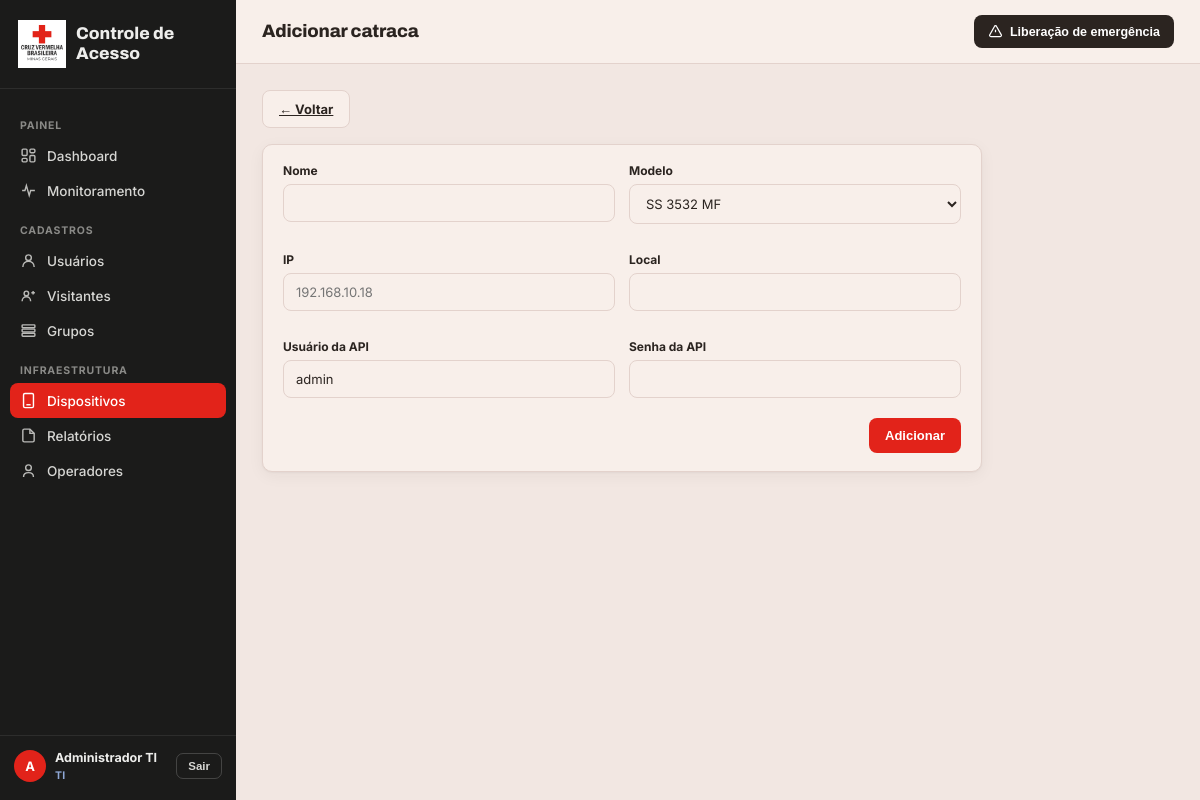
The app's page /dispositivos/novo (signed in) with its own data.
### models.py (models this page shows, shortened)
class Operador(db.Model):
    __tablename__ = "operadores"
    id = db.Column(db.Integer, primary_key=True)
    login = db.Column(db.String(60), unique=True, nullable=False)
    nome = db.Column(db.String(120), nullable=False)
    perfil = db.Column(db.String(20), nullable=False, default="portaria")
    senha_hash = db.Column(db.String(255), nullable=False)
    ativo = db.Column(db.Boolean, nullable=False, default=True)
    trocar_senha = db.Column(db.Boolean, nullable=False, default=True)
    @property
    def eh_ti(self):
        return self.perfil == "ti"

### app.py (the view, shortened to what this page needs)
@app.route("/dispositivos/novo", methods=["GET", "POST"])
@ti_required
def dispositivo_novo():
    return render_template("dispositivo_form.html", titulo="Adicionar catraca", sub="", form=request.form)

### app.py (called while the page is built)
@app.before_request
def carregar_operador():
    g.op = None
    if session.get("op_id"):
        op = db.session.get(Operador, session["op_id"])
        if op and op.ativo:
            g.op = op
        else:
            session.clear()

@app.before_request
def csrf_protect():
    if "csrf" not in session:
        session["csrf"] = secrets.token_hex(16)
    if request.method == "POST":
        token = request.form.get("_csrf") or request.headers.get("X-CSRF")
        if not token or not secrets.compare_digest(token, session["csrf"]):
            abort(400, "Token CSRF inválido")

@app.before_request
def forcar_troca_senha():
    if g.op and g.op.trocar_senha and request.endpoint not in ("trocar_senha", "logout", "static"):
        return redirect(url_for("trocar_senha"))

@app.after_request
def security_headers(resp):
    resp.headers["X-Content-Type-Options"] = "nosniff"
    resp.headers["X-Frame-Options"] = "DENY"
    resp.headers["Referrer-Policy"] = "same-origin"
    resp.headers["Permissions-Policy"] = "camera=(self), microphone=(), geolocation=()"
    resp.headers["Content-Security-Policy"] = (
        "default-src 'self'; img-src 'self' data: blob:; media-src 'self' blob:; "
        "style-src 'self' 'unsafe-inline' https://fonts.googleapis.com; "
        "font-src https://fonts.gstatic.com; script-src 'self' 'unsafe-inline'; frame-ancestors 'none'")
    if config.HTTPS_ENABLED:
        resp.headers["Strict-Transport-Security"] = "max-age=31536000"
    return resp

def login_required(f):
    @wraps(f)
    def w(*a, **k):
        if not g.op:
            return redirect(url_for("login", next=request.path))
        return f(*a, **k)
    return w

def ti_required(f):
    @wraps(f)
    @login_required
    def w(*a, **k):
        if not g.op.eh_ti:
            abort(403)
        return f(*a, **k)
    return w

@app.context_processor
def inject():
    return {"op": getattr(g, "op", None), "csrf": session.get("csrf", ""),
            "mock": config.DEVICE_DRIVER == "mock", "formatar_cpf": formatar_cpf}

### templates/dispositivo_form.html (shortened to what this page needs)
{% extends 'base.html' %}
{% block content %}
<div class="toolbar"><a class="btn secondary" href="{{ url_for('dispositivos') }}">← Voltar</a></div>
<form method="post" class="panel" style="max-width:720px">
  <div class="field-grid">
    <div class="field"><label>Nome</label><input name="nome" required value="{{ form.get('nome', '') }}"></div>
    <div class="field"><label>Modelo</label><select name="modelo"><option>SS 3532 MF</option><option>SS 3532 MF W</option></select></div>
    <div class="field"><label>IP</label><input name="ip" required value="{{ form.get('ip', '') }}" placeholder="192.168.10.18"></div>
    <div class="field"><label>Local</label><input name="local" value="{{ form.get('local', '') }}"></div>
    <div class="field"><label>Usuário da API</label><input name="usuario_api" value="{{ form.get('usuario_api', 'admin') }}"></div>
    <div class="field"><label>Senha da API</label><input name="senha_api" type="password" autocomplete="new-password"></div>
  </div>
  <footer class="form-actions"><button class="btn">Adicionar</button></footer>
</form>
{% endblock %}

### templates/base.html (shortened to what this page needs)
<!DOCTYPE html>
<html lang="pt-BR">
<head>
<link rel="stylesheet" href="{{ url_for('static', filename='style.css') }}">
</head>
<body>
{% macro nav(endpoint, label, icon, prefix=None) %}
  <a class="nav-item {{ 'active' if (request.path == url_for(endpoint) or (endpoint != 'home' and request.path.startswith(url_for(endpoint)))) else '' }}" href="{{ url_for(endpoint) }}">
    <svg viewBox="0 0 24 24" fill="none" stroke="currentColor" stroke-width="2">{{ icon|safe }}</svg><span>{{ label }}</span>
  </a>
{% endmacro %}
<aside class="sidebar">
  <div class="sidebar-brand">
    <img src="{{ url_for('static', filename='logo.webp') }}" alt="CVBMG">
    <div class="txt"><b>Controle de Acesso</b></div>
  </div>
  <nav>
    {% if op.eh_ti %}
    <div class="nav-label">Painel</div>
    {{ nav('home','Dashboard','<rect x="3" y="3" width="7" height="9" rx="1.5"/><rect x="14" y="3" width="7" height="5" rx="1.5"/><rect x="14" y="12" width="7" height="9" rx="1.5"/><rect x="3" y="16" width="7" height="5" rx="1.5"/>', '/__home') }}
    {{ nav('monitoramento','Monitoramento','<path d="M3 12h4l2-7 4 14 2-7h6"/>') }}
    {% endif %}
    <div class="nav-label">Cadastros</div>
    {{ nav('usuarios','Usuários','<circle cx="12" cy="8" r="4"/><path d="M4 21c0-4.4 3.6-8 8-8s8 3.6 8 8"/>') }}
    {{ nav('visitantes','Visitantes','<circle cx="9" cy="9" r="3.2"/><path d="M3 20c0-3.5 2.7-6.2 6-6.2s6 2.7 6 6.2"/><path d="M16 8h5M18.5 5.5v5"/>') }}
    {% if op.eh_ti %}
    {{ nav('grupos','Grupos','<rect x="3" y="4" width="18" height="4" rx="1"/><rect x="3" y="10" width="18" height="4" rx="1"/><rect x="3" y="16" width="18" height="4" rx="1"/>') }}
    <div class="nav-label">Infraestrutura</div>
    {{ nav('dispositivos','Dispositivos','<rect x="5" y="2" width="14" height="20" rx="2"/><path d="M9 18h6"/>') }}
    {% endif %}
    {{ nav('relatorios','Relatórios','<path d="M14 3H6a2 2 0 00-2 2v14a2 2 0 002 2h12a2 2 0 002-2V9z"/><path d="M14 3v6h6"/>') }}
    {% if op.eh_ti %}
    {{ nav('operadores','Operadores','<circle cx="12" cy="8" r="4"/><path d="M5 21c0-4 3-6 7-6s7 2 7 6"/>') }}
    {% endif %}
  </nav>
  <div class="sidebar-foot">
    <div class="op-avatar">{{ op.nome[:1]|upper }}</div>
    <div class="op-meta"><b>{{ op.nome }}</b><span>{{ 'TI' if op.eh_ti else 'PORTARIA' }}</span></div>
    <form method="post" action="{{ url_for('logout') }}"><input type="hidden" name="_csrf" value="{{ csrf }}"><button class="logout-btn">Sair</button></form>
  </div>
</aside>
<div class="main">
  <div class="topbar">
    <div><h1>{{ titulo }}</h1><div class="sub">{{ sub }}</div></div>
    {% if op.eh_ti %}
    <form method="post" action="{{ url_for('emergencia') }}" onsubmit="return confirm('Liberar TODAS as catracas agora?')">
      <button class="emergency-btn"><svg viewBox="0 0 24 24" fill="none" stroke="currentColor" stroke-width="2"><path d="M12 9v4M12 17h.01M10.3 3.9L2.7 17.5A1.8 1.8 0 004.3 20h15.4a1.8 1.8 0 001.6-2.6L13.7 3.9a1.8 1.8 0 00-3.4 0z"/></svg>Liberação de emergência</button>
    </form>
    {% endif %}
  </div>
  <div class="content">
    {% block content %}{% endblock %}
  </div>
</div>
</body>
</html>

### static/style.css (style rules this page uses)
:root { --red: #E2231A; --red-dark: #A8180F; --red-tint: #F3DBD8; --ink: #2B2420; --ink-soft: #6E5F58; --line: #E3D2CC; --bg: #F2E7E2; --panel: #F8EFEA; --green: #1E8E3E; --green-tint: #E9F7EE; --amber: #C97A00; --amber-tint: #FBF1E1; --radius: 10px; --shadow: 0 1px 2px rgba(38,38,36,.04), 0 4px 16px rgba(38,38,36,.05); }
* { box-sizing:border-box; margin:0; padding:0; }
body { font-family:'Inter',sans-serif; background:var(--bg); color:var(--ink); display:flex; min-height:100vh; font-size:14px; }
h1,h2,h3,.brand-word { font-family:'Archivo',sans-serif; letter-spacing:-0.01em; }
.sidebar { width:236px; background:#1B1B1A; color:#EDEDEB; display:flex; flex-direction:column; flex-shrink:0; position:sticky; top:0; height:100vh; }
.sidebar-brand { display:flex; align-items:center; gap:10px; padding:20px 18px; border-bottom:1px solid rgba(255,255,255,.08); }
.sidebar-brand img { width:48px; height:48px; object-fit:contain; }
.sidebar-brand .txt { line-height:1.15; }
.sidebar-brand .txt b { display:block; font-family:'Archivo'; font-weight:800; font-size:17px; }
nav { flex:1; padding:14px 10px 6px; overflow-y:auto; }
.nav-label { font-size:10.5px; text-transform:uppercase; letter-spacing:.08em; color:#8A8A87; font-weight:700; margin:16px 10px 6px; }
.nav-item { display:flex; align-items:center; gap:10px; padding:9px 10px; border-radius:8px; color:#D6D6D3; text-decoration:none; font-weight:500; font-size:13.5px; cursor:pointer; border:none; background:none; width:100%; text-align:left; }
.nav-item svg { width:17px; height:17px; flex-shrink:0; opacity:.85; }
.nav-item.active { background:var(--red); color:#fff; }
.nav-item.active svg { opacity:1; }
.sidebar-foot { padding:14px 14px 18px; border-top:1px solid rgba(255,255,255,.08); display:flex; align-items:center; gap:9px; }
.op-avatar { width:32px; height:32px; border-radius:50%; background:var(--red); color:#fff; font-weight:700; font-size:13px; display:flex; align-items:center; justify-content:center; flex-shrink:0; }
.op-meta { flex:1; min-width:0; }
.op-meta b { display:block; font-size:12.5px; white-space:nowrap; overflow:hidden; text-overflow:ellipsis; }
.op-meta span { font-size:10.5px; color:#8FA8D6; font-weight:700; letter-spacing:.03em; }
.logout-btn { background:none; border:1px solid rgba(255,255,255,.18); color:#D6D6D3; font-size:11.5px; font-weight:700; padding:6px 11px; border-radius:7px; cursor:pointer; flex-shrink:0; }
.main { flex:1; min-width:0; display:flex; flex-direction:column; }
.topbar { height:64px; background:var(--panel); border-bottom:1px solid var(--line); display:flex; align-items:center; justify-content:space-between; padding:0 26px; position:sticky; top:0; z-index:5; }
.topbar h1 { font-size:18px; font-weight:800; }
.emergency-btn { display:flex; align-items:center; gap:7px; background:var(--ink); color:#fff; border:none; padding:9px 14px; border-radius:8px; font-weight:700; font-size:12.5px; cursor:pointer; }
.emergency-btn svg { width:15px; height:15px; }
.content { padding:26px; flex:1; }
.panel { background:var(--panel); border:1px solid var(--line); border-radius:var(--radius); padding:18px 20px; box-shadow:var(--shadow); margin-bottom:16px; }
.toolbar { display:flex; align-items:center; justify-content:space-between; margin-bottom:16px; gap:12px; }
.btn { background:var(--red); color:#fff; border:none; padding:10px 16px; border-radius:8px; font-weight:700; font-size:13px; cursor:pointer; display:inline-flex; align-items:center; gap:7px; }
.btn.secondary { background:var(--panel); color:var(--ink); border:1px solid var(--line); }
.field-grid { display:grid; grid-template-columns:1fr 1fr; gap:14px; }
.field { margin-bottom:14px; }
.field label { display:block; font-size:12px; font-weight:700; margin-bottom:6px; color:var(--ink); }
.field input, .field select { width:100%; padding:10px 12px; border:1px solid var(--line); border-radius:8px; font-size:13px; font-family:'Inter'; background:var(--panel); color:var(--ink); }
footer.form-actions { display:flex; justify-content:flex-end; gap:10px; margin-top:6px; }
.sidebar-foot form { margin:0 }

### records on screen
Operador: nome "A", nome "Administrador TI", perfil "TI"

### other values on screen
{{ label }} "Dashboard Monitoramento Usuários Visitantes Grupos Dispositivos Relatórios Operadores"
{{ titulo }} "Adicionar catraca"
